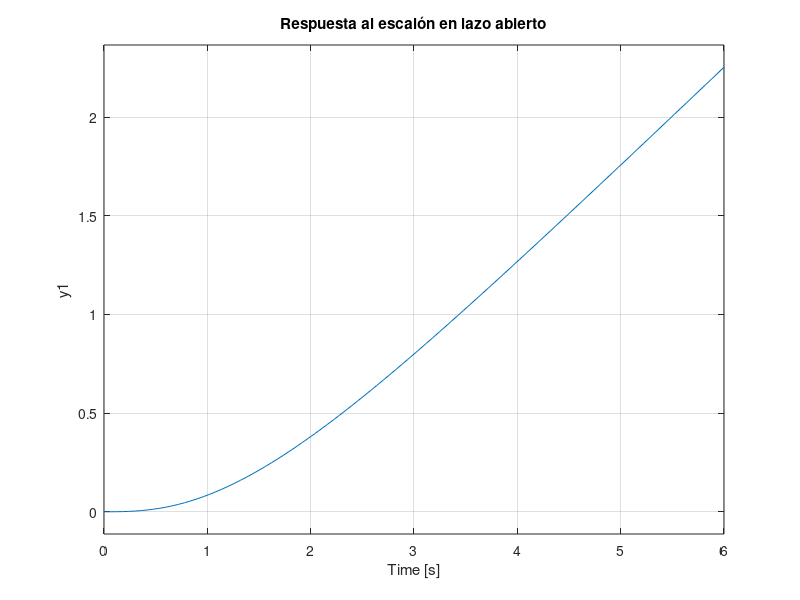
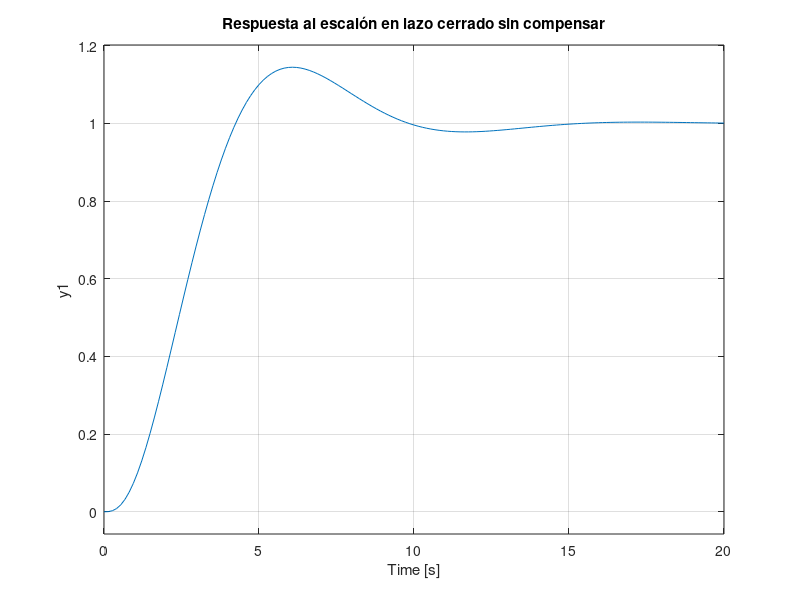
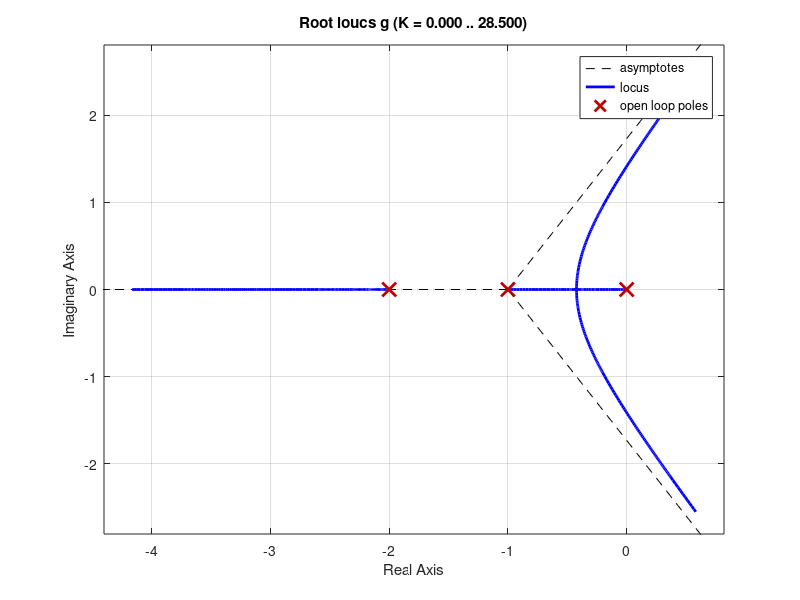
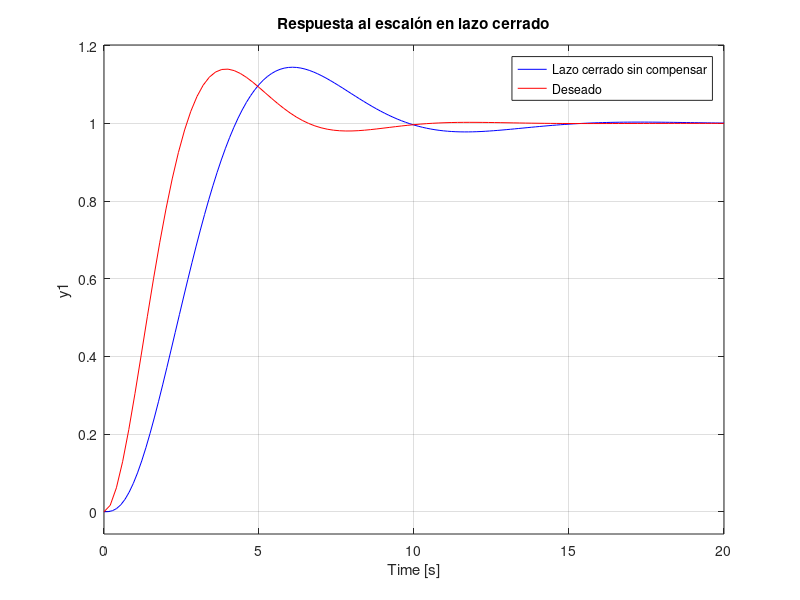

Recreate these plots in MATLAB, in order.
clc
clear
close all

%---------sistema en lazo abierto---
g=tf(1,[1 3 2 0])
step(g)
title('Respuesta al escalón en lazo abierto')
%---------sistema en lazo abierto---
gcl=feedback(g,1); % sistema sin compensador en lazo cerrado
figure
step(gcl)
title('Respuesta al escalón en lazo cerrado sin compensar')
figure
rlocus(g)


%----------polos deseados-----------
so=0.14;
Ts=8;
e=sqrt((log(so))^2/(pi^2+(log(so))^2));
wn=4/(Ts*e);
hd=tf(wn^2,[1 2*e*wn wn^2]);
figure
step(gcl,'b')
hold on
step(hd,'r')
title('Respuesta al escalón en lazo cerrado')
legend('Lazo cerrado sin compensar','Deseado')
[p z] =pzmap(hd)

s1=p(1);
s2=p(2);

%---------sistema en lazo abierto con G_c(s)=(s+z)/(s+p)---
%----------Encontrando angulo faltante------
ang = rad2deg(angle(1/(s1*(s1^2+3*s1+2))));
angf= 180-ang;
phi=90; %90 70 60 57.97
theta=phi-angf;
%---------encontrando el cero y el polo---
if phi<=90
    x1=imag(s1)/tand(phi);
    x2=imag(s1)/tand(theta);
    z=x1+abs(real(s1));  %funciona si se ubica el cero por debajo o al lado izquierdo del polo deseado
    p=x2+abs(real(s1));
else
    x1=imag(s1)/tand(180-phi);
    x2=imag(s1)/tand(theta);
    z=abs(real(s1))-x1;
    p=x2+abs(real(s1));
    
end


% z=x1+abs(real(s1));
% p=x2+abs(real(s1));

gc=tf([1 z],[1 p]);
ol=gc*g;
figure
rlocus(ol)
%---------sistema en lazo abierto con G_c(s)---

%---------encontrando la ganancia----
num=s1+z;
den=s1*(s1^2+3*s1+2)*(s1+p);
div=abs(num/den);
K=1/div;
%---------encontrando la ganancia----

%-------controlador completo----
gc=K*gc;
%-------controlador completo----
sc=gc*g; % sistema completo en lazo abierto
cl=feedback(sc,1) % sistema compensado en lazo cerrado

figure
step(cl,'k')
hold on
step(gcl,'b')
step(hd,'.r')
title('Respuesta al escalon')
legend('Sistema compensado', 'Sistema no compensado', 'Sistema deseado')

figure
subplot(1,2,1)
pzmap(gcl,'b')
title('Sistema no compensado')
subplot(1,2,2)
pzmap(cl,'k')
title('Sistema compensado')
%----------compensador usando operacionales-------
%comparador
R1=10e3;
R2=R1;
R3=R1;
R4=R1;
%------red de adelanto-atraso-----
C1=10e-6;
C2=C1;
R1c=1/(z*C1);
R2c=1/(p*C2);
R3c=10e3;
R4c=K*R3c;
